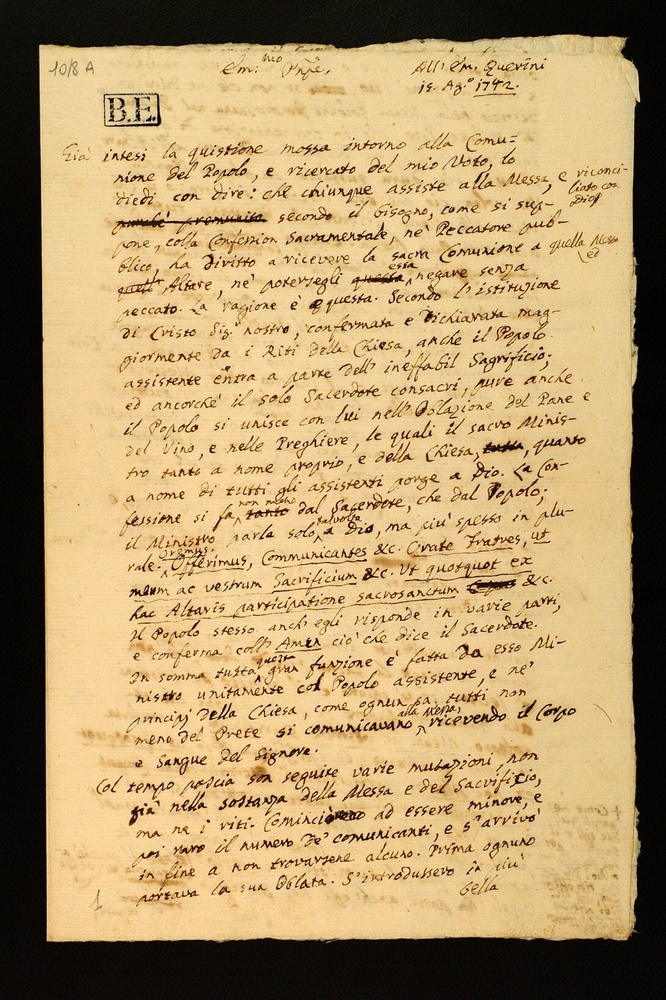
#> input picture original.jpg, 666 x 1000 px, shrunk from 1090 x 1637 before the run, found by its file name
$ python findcontour.py
#> lines starting #> are read from the running program, lines starting #| are printed output that depends on the picture; after the words box and inside, x2 and y2 are one past the last pixel; in counts of white or black regions, pixels touching at a corner belong together
import cv2
import numpy as np
import matplotlib.pyplot as plt

# Load an image
image = cv2.imread('original.jpg')
#> image is the input picture: shape (1000, 666, 3); mean B, G, R 108.2, 152.5, 179.1
gray = cv2.cvtColor(image, cv2.COLOR_BGR2GRAY)
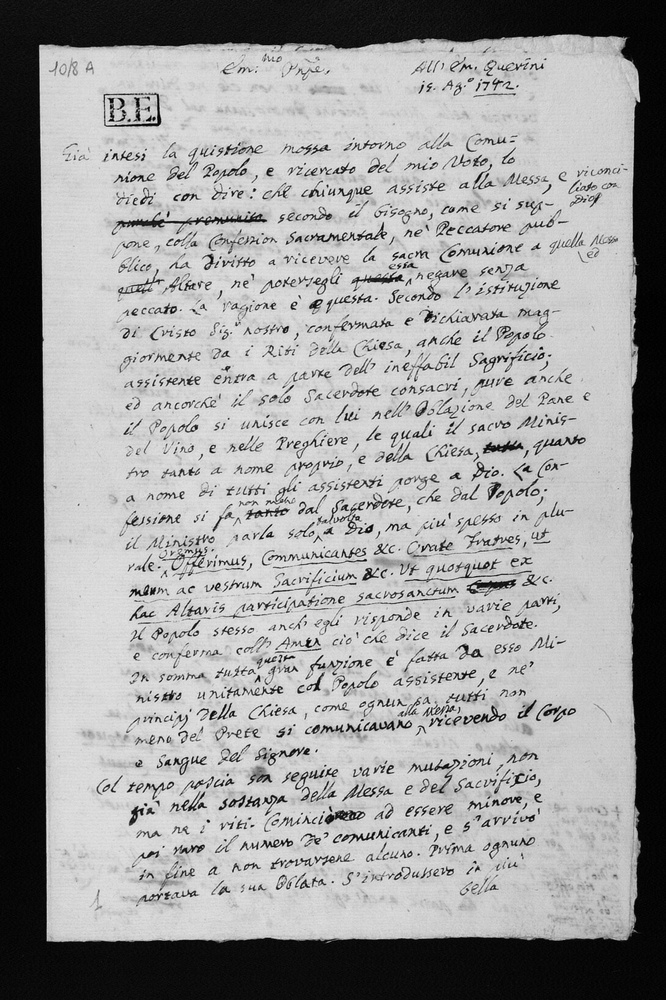
#> gray: shape (1000, 666); min 0, max 243, mean 155.4

# Apply edge detection (you can use Canny or any other edge detection method)
edges = cv2.Canny(gray, 50, 150)
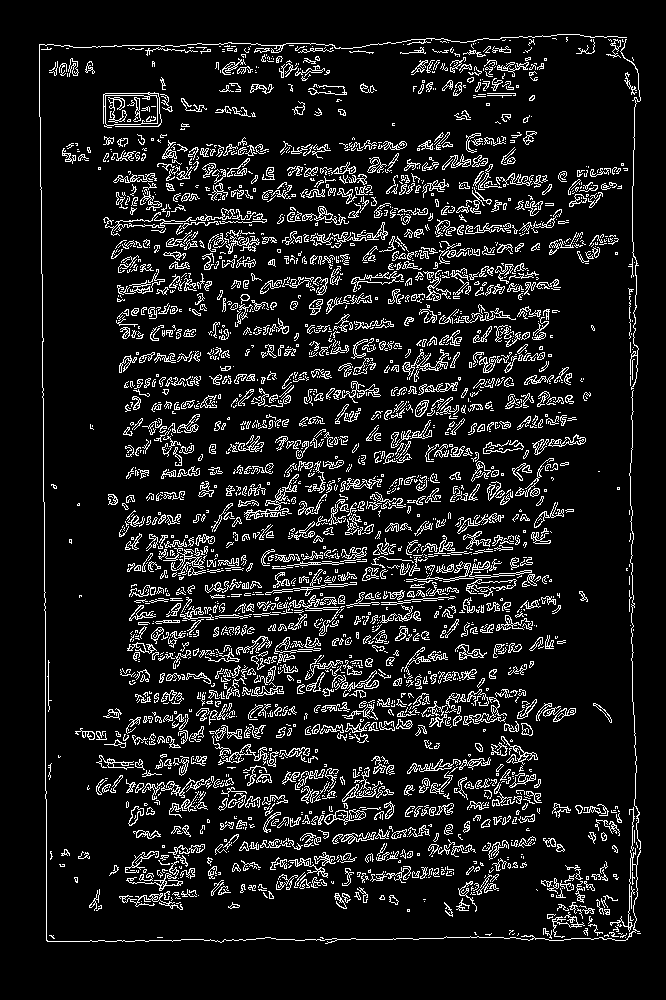
#> edges: shape (1000, 666); 10.3% white in thin lines or dots, all inside (x1, y1, x2, y2) = (39, 34, 641, 944)

# Find contours in the edge image
contours, _ = cv2.findContours(edges, cv2.RETR_EXTERNAL, cv2.CHAIN_APPROX_SIMPLE)
#> contours = 2715 contours, 2209 with area under 20; largest, box (x1, y1, x2, y2) and area: (103, 92, 162, 128) 1616, (324, 809, 366, 825) 307, (466, 579, 517, 597) 288, (244, 474, 299, 520) 288, (402, 349, 449, 380) 244

# Draw contours on a blank image
contour_image = np.zeros_like(image)

cv2.drawContours(contour_image, contours, -1, (0, 255, 0), 2)
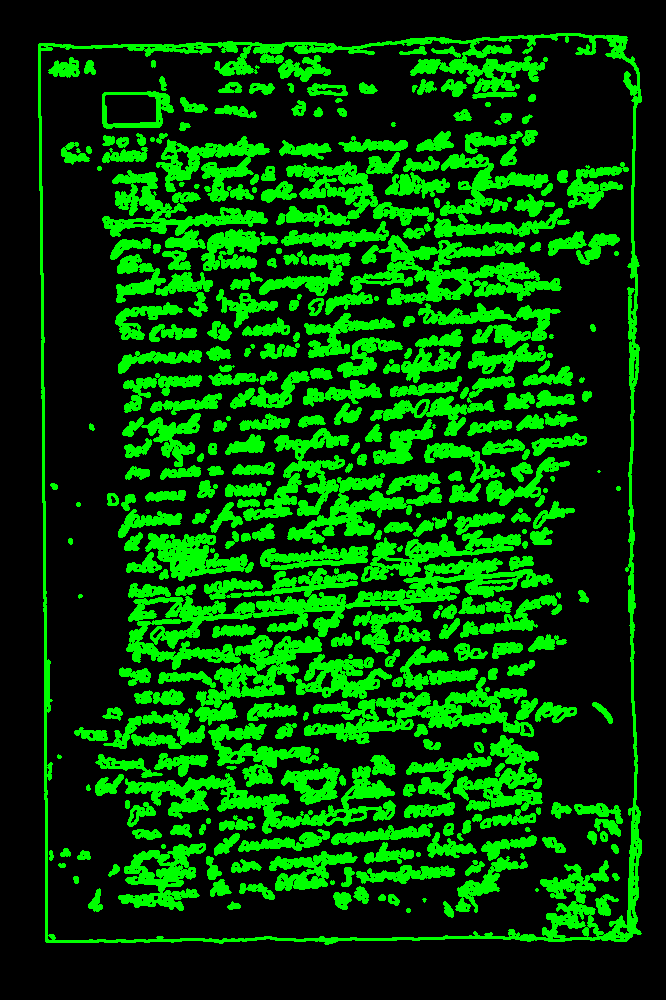
#> contour_image: shape (1000, 666, 3); mean of channels 0, 1, 2 0, 72.1, 0; drawn as B, G, R

# Display the result
# cv2.imshow('Contours', contour_image)
# cv2.waitKey(0)
# cv2.destroyAllWindows()

display = [image, contour_image]
label = ['Original Image', 'Contour Filter']

fig = plt.figure(figsize=(12, 10))

for i in range(len(display)):
    fig.add_subplot(1, 2, i+1)
    plt.imshow(cv2.cvtColor(display[i], cv2.COLOR_BGR2RGB))  # Convert BGR to RGB for matplotlib
    plt.title(label[i])
#> this loop made 2 passes

plt.show()
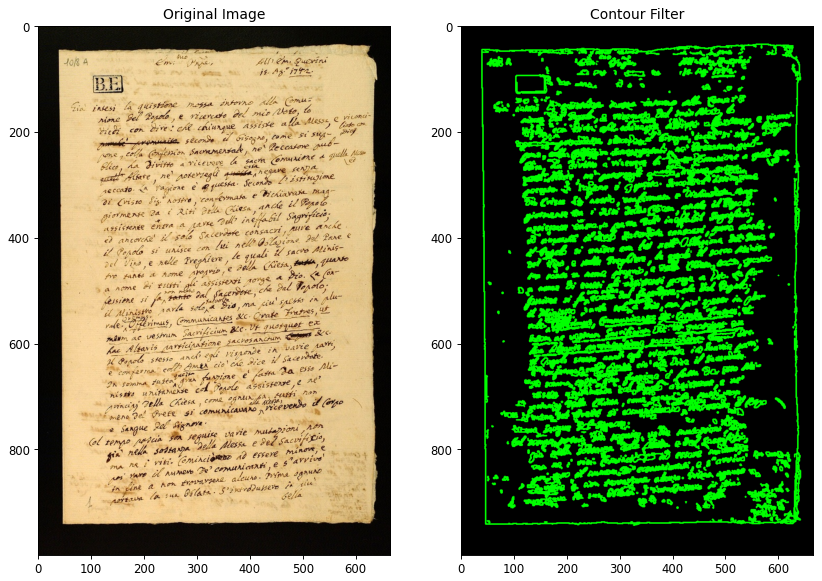
#> figure drawn by matplotlib, 2 panels

$ run again, with 089_4271.jpg copied over original.jpg
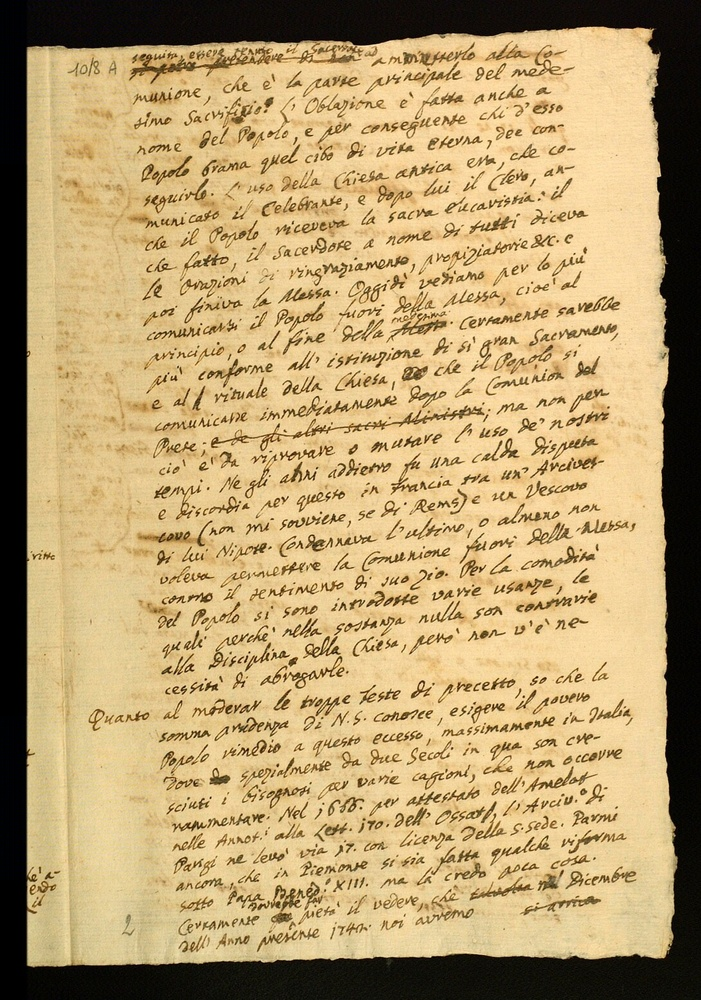
#> input picture 089_4271.jpg, 701 x 1000 px, shrunk from 1090 x 1556 before the run, found by its file name
#> image is the input picture: shape (1000, 701, 3); mean B, G, R 112.6, 159.6, 184.5
#> `edges = cv2.Canny(gray, 50, 150)`:
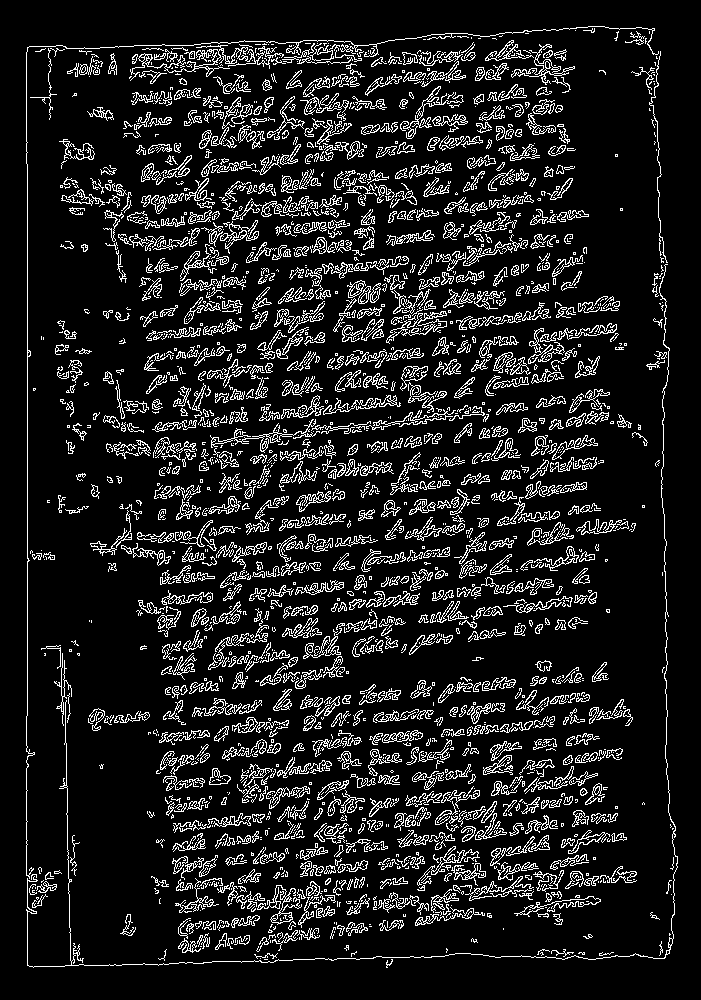
#> edges: shape (1000, 701); 11.7% white in thin lines or dots, all inside (x1, y1, x2, y2) = (26, 26, 678, 968)
#> contours = 2247 contours, 1635 with area under 20; largest, box (x1, y1, x2, y2) and area: (130, 45, 284, 81) 396, (220, 220, 259, 254) 357, (323, 395, 401, 415) 314, (257, 885, 296, 925) 300, (511, 44, 575, 85) 295
#> the loop `for i in range(len(display)):` made 2 passes
#> `plt.show()`:
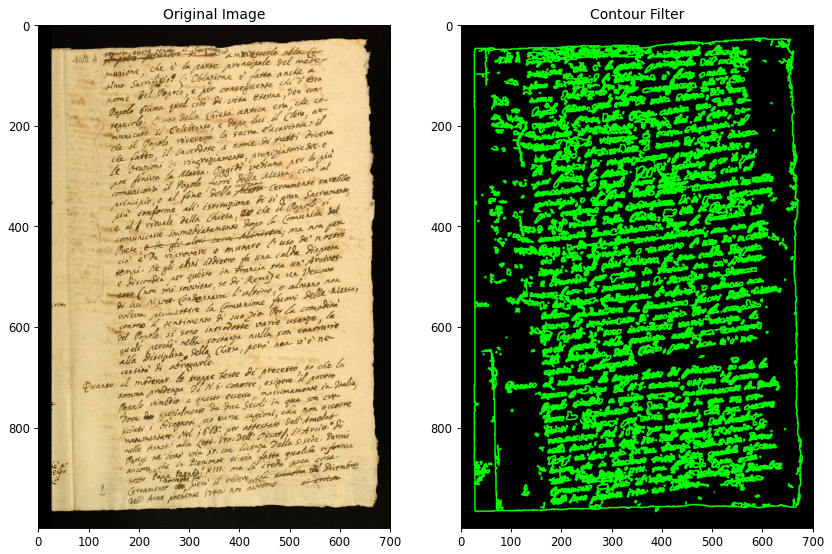
#> figure drawn by matplotlib, 2 panels

$ run again, with first_image.jpg copied over original.jpg
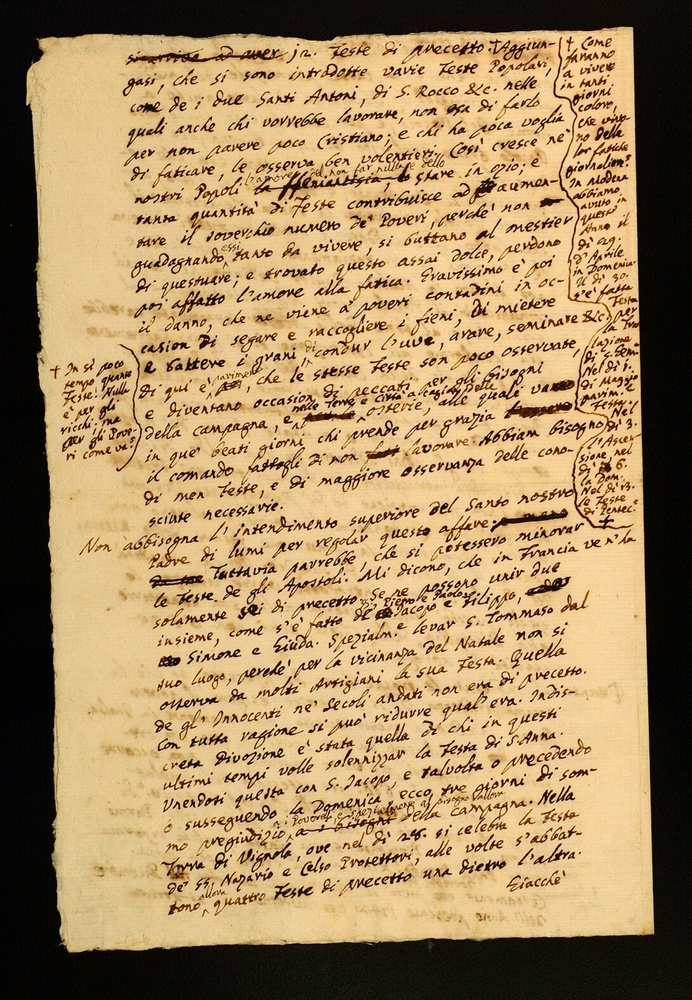
#> input picture first_image.jpg, 692 x 1000 px, shrunk from 1090 x 1575 before the run, found by its file name
#> image is the input picture: shape (1000, 692, 3); mean B, G, R 98.3, 138.6, 166.2
#> `edges = cv2.Canny(gray, 50, 150)`:
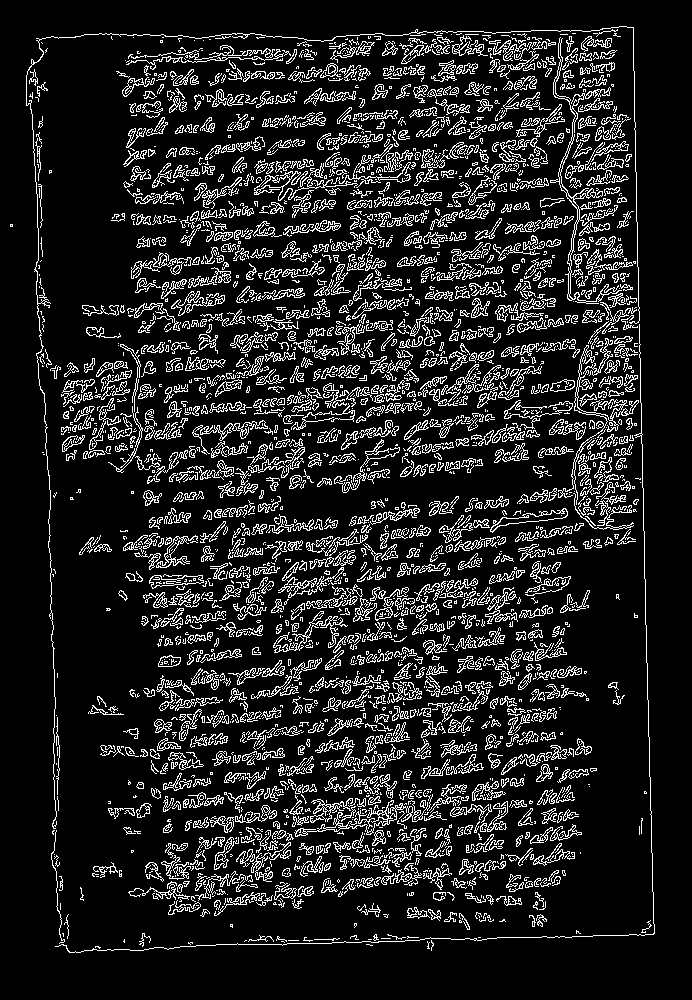
#> edges: shape (1000, 692); 13.2% white in thin lines or dots, all inside (x1, y1, x2, y2) = (10, 26, 655, 953)
#> contours = 2731 contours, 2003 with area under 20; largest, box (x1, y1, x2, y2) and area: (550, 37, 622, 304) 848, (254, 163, 358, 201) 820, (294, 789, 433, 837) 543, (558, 338, 639, 505) 509, (490, 508, 568, 533) 500
#> the loop `for i in range(len(display)):` made 2 passes
#> `plt.show()`:
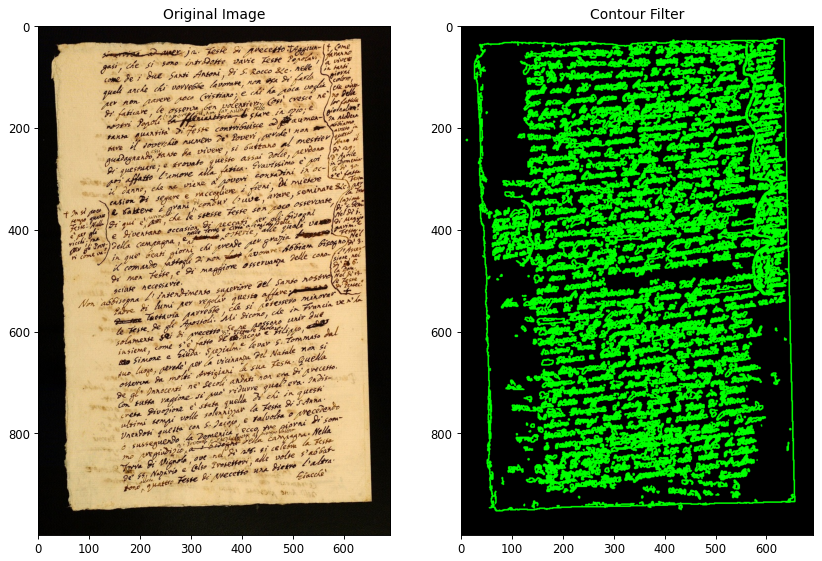
#> figure drawn by matplotlib, 2 panels
